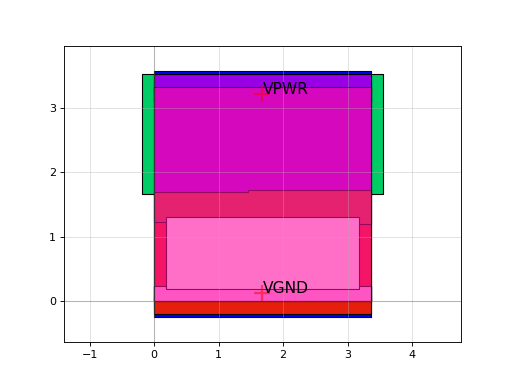

Write the Python code that produced this figure.
import sky130

c = sky130.components.sky130_fd_sc_hs__a21o_2()
c.plot()
